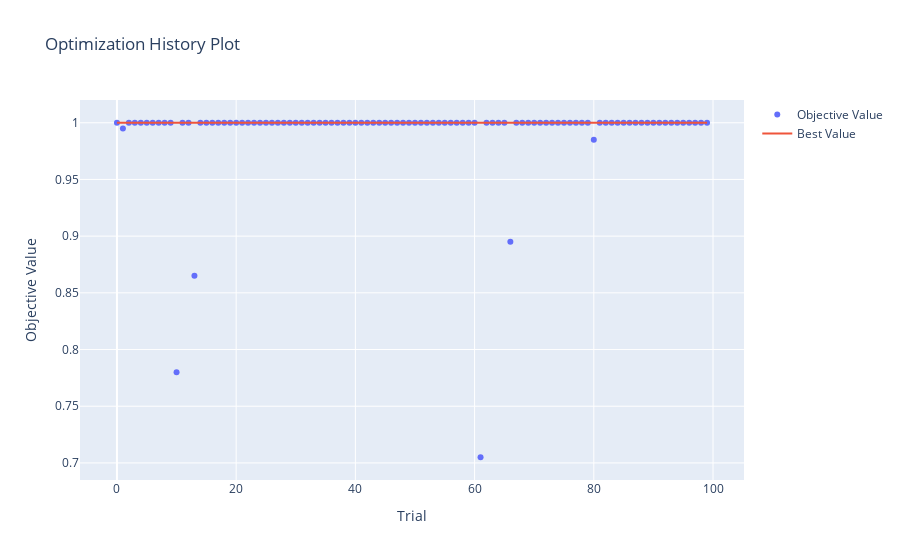

Write notebook code for a chart like this one.
### Markdown cell above
Mejores parametros

### Code cell
print(studyRF.best_params)
optuna.visualization.plot_optimization_history(studyRF)

### Figure 1 — Plotly figure (JSON) as saved in the notebook; plotly's stock layout.template omitted (floating-point values rounded to 4 significant figures)
{"data": [{"mode": "markers", "name": "Objective Value", "type": "scatter", "x": [0, 1, 2, 3, 4, 5, 6, 7, 8, 9, 10, 11, 12, 13, 14, 15, 16, 17, 18, 19, 20, 21, 22, 23, 24, 25, 26, 27, 28, 29, 30, 31, 32, 33, 34, 35, 36, 37, 38, 39, 40, 41, 42, 43, 44, 45, 46, 47, 48, 49, 50, 51, 52, 53, 54, 55, 56, 57, 58, 59, 60, 61, 62, 63, 64, 65, 66, 67, 68, 69, 70, 71, 72, 73, 74, 75, 76, 77, 78, 79, 80, 81, 82, 83, 84, 85, 86, 87, 88, 89, 90, 91, 92, 93, 94, 95, 96, 97, 98, 99], "y": [1, 0.995, 1, 1, 1, 1, 1, 1, 1, 1, 0.78, 1, 1, 0.865, 1, 1, 1, 1, 1, 1, 1, 1, 1, 1, 1, 1, 1, 1, 1, 1, 1, 1, 1, 1, 1, 1, 1, 1, 1, 1, 1, 1, 1, 1, 1, 1, 1, 1, 1, 1, 1, 1, 1, 1, 1, 1, 1, 1, 1, 1, 1, 0.705, 1, 1, 1, 1, 0.895, 1, 1, 1, 1, 1, 1, 1, 1, 1, 1, 1, 1, 1, 0.985, 1, 1, 1, 1, 1, 1, 1, 1, 1, 1, 1, 1, 1, 1, 1, 1, 1, 1, 1]}, {"mode": "lines", "name": "Best Value", "type": "scatter", "x": [0, 1, 2, 3, 4, 5, 6, 7, 8, 9, 10, 11, 12, 13, 14, 15, 16, 17, 18, 19, 20, 21, 22, 23, 24, 25, 26, 27, 28, 29, 30, 31, 32, 33, 34, 35, 36, 37, 38, 39, 40, 41, 42, 43, 44, 45, 46, 47, 48, 49, 50, 51, 52, 53, 54, 55, 56, 57, 58, 59, 60, 61, 62, 63, 64, 65, 66, 67, 68, 69, 70, 71, 72, 73, 74, 75, 76, 77, 78, 79, 80, 81, 82, 83, 84, 85, 86, 87, 88, 89, 90, 91, 92, 93, 94, 95, 96, 97, 98, 99], "y": [1, 1, 1, 1, 1, 1, 1, 1, 1, 1, 1, 1, 1, 1, 1, 1, 1, 1, 1, 1, 1, 1, 1, 1, 1, 1, 1, 1, 1, 1, 1, 1, 1, 1, 1, 1, 1, 1, 1, 1, 1, 1, 1, 1, 1, 1, 1, 1, 1, 1, 1, 1, 1, 1, 1, 1, 1, 1, 1, 1, 1, 1, 1, 1, 1, 1, 1, 1, 1, 1, 1, 1, 1, 1, 1, 1, 1, 1, 1, 1, 1, 1, 1, 1, 1, 1, 1, 1, 1, 1, 1, 1, 1, 1, 1, 1, 1, 1, 1, 1]}, {"marker": {"color": "#cccccc"}, "mode": "markers", "name": "Infeasible Trial", "showlegend": false, "type": "scatter", "x": [], "y": []}], "layout": {"title": {"text": "Optimization History Plot"}, "xaxis": {"title": {"text": "Trial"}}, "yaxis": {"title": {"text": "Objective Value"}}}}
